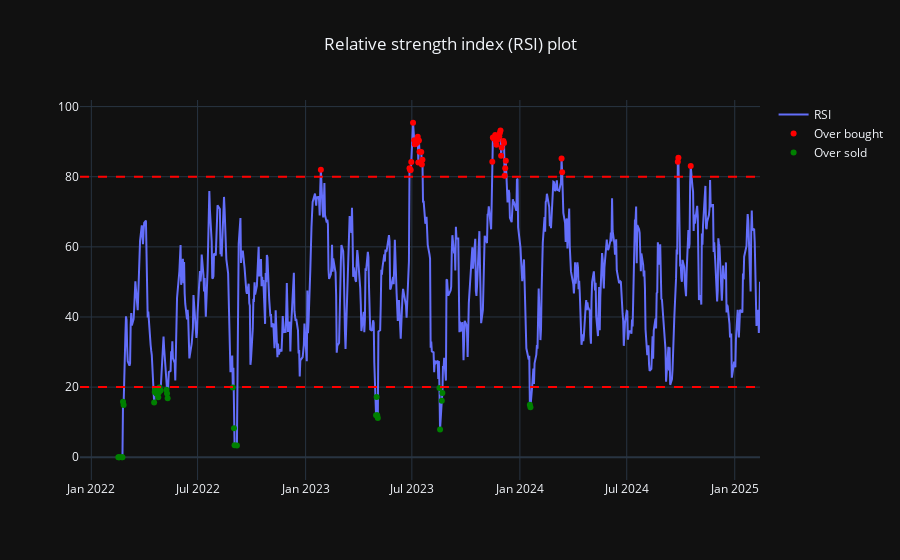

Here is the notebook cell this chart was saved with:
### Code cell
df_rsi = strategy.calc_RSI(df)
strategy.show_RSI(df_rsi)

### Figure 1 — Plotly figure (JSON) as saved in the notebook; plotly's stock layout.template omitted (floating-point values rounded to 4 significant figures; data arrays with more than 128 entries replaced by an {"elided": "..."} marker saying what was removed)
{"data": [{"name": "RSI", "type": "scatter", "x": {"elided": "753 str values"}, "y": {"elided": "753 float values"}}, {"marker": {"color": "red"}, "mode": "markers", "name": "Over bought", "type": "scatter", "x": ["2022-02-15", "2023-01-27", "2023-06-27", "2023-06-28", "2023-06-29", "2023-06-30", "2023-07-03", "2023-07-05", "2023-07-06", "2023-07-07", "2023-07-10", "2023-07-11", "2023-07-12", "2023-07-13", "2023-07-14", "2023-07-17", "2023-07-18", "2023-07-19", "2023-11-15", "2023-11-16", "2023-11-17", "2023-11-20", "2023-11-21", "2023-11-22", "2023-11-24", "2023-11-27", "2023-11-28", "2023-11-29", "2023-11-30", "2023-12-01", "2023-12-04", "2023-12-05", "2023-12-06", "2023-12-07", "2023-12-08", "2024-03-12", "2024-03-13", "2024-09-26", "2024-09-27", "2024-10-18"], "y": [null, 81.98, 82.43, 81.93, 81.95, 84.23, 95.39, 90.43, 89.23, 89.33, 89.71, 91.42, 84.05, 90.36, 87.13, 87.08, 83.48, 84.85, 84.25, 91.15, 90.96, 91.88, 90.09, 89.14, 90.65, 91.5, 92.57, 93.18, 85.96, 88.33, 90.15, 89.65, 80.31, 82.45, 84.57, 85.17, 81.29, 84.29, 85.4, 83.04]}, {"marker": {"color": "green"}, "mode": "markers", "name": "Over sold", "type": "scatter", "x": ["2022-02-16", "2022-02-17", "2022-02-18", "2022-02-22", "2022-02-23", "2022-02-24", "2022-02-25", "2022-04-18", "2022-04-19", "2022-04-20", "2022-04-21", "2022-04-22", "2022-04-25", "2022-04-26", "2022-04-27", "2022-04-29", "2022-05-09", "2022-05-10", "2022-05-11", "2022-08-30", "2022-09-01", "2022-09-02", "2022-09-06", "2023-05-01", "2023-05-02", "2023-05-03", "2023-05-04", "2023-08-17", "2023-08-18", "2023-08-21", "2023-08-22", "2024-01-18", "2024-01-19"], "y": [0, 0, 0, 0, 0, 15.85, 14.9, 15.6, 18.57, 19.42, 18.73, 18.11, 17.09, 18.49, 19.92, 19.02, 19.24, 18.19, 16.83, 19.9, 8.261, 3.451, 3.346, 11.95, 17.2, 11.97, 11.21, 19.72, 7.942, 16.12, 18.32, 14.98, 14.28]}], "layout": {"shapes": [{"line": {"color": "red", "dash": "dash"}, "type": "line", "x0": 0, "x1": 1, "xref": "x domain", "y0": 80, "y1": 80, "yref": "y"}, {"line": {"color": "red", "dash": "dash"}, "type": "line", "x0": 0, "x1": 1, "xref": "x domain", "y0": 20, "y1": 20, "yref": "y"}], "title": {"text": "Relative strength index (RSI) plot", "x": 0.5, "xanchor": "center"}, "xaxis": {"rangeslider": {"visible": false}}}}
